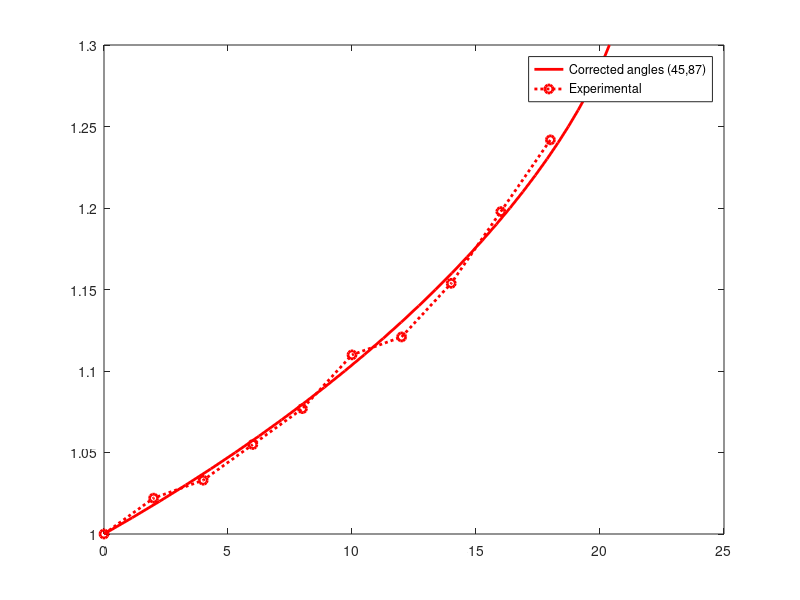

This figure's MATLAB source: (Note: this script raises an error after producing the figure.)
close all

lambda1 = [1.000:.01:1.3];






        C1 = 0.6029 ; C2 =  0;% for corrected
Pvslambda =  lambda1.^(-3).*(0.169803E3+(-0.1E1).*lambda1.^2+(-0.131042E2).*(4+ ...
  (-0.197768E1).*lambda1.^2+0.582345E-2.*lambda1.^4).^(1/2)).^(-2).* ...
  (0.228959E3+0.1E1.*lambda1.^4+(-0.74171E3).*(4+(-0.197768E1).* ...
  lambda1.^2+0.582345E-2.*lambda1.^4).^(1/2)+lambda1.^2.*(( ...
  -0.226404E3)+0.131042E2.*(4+(-0.197768E1).*lambda1.^2+ ...
  0.582345E-2.*lambda1.^4).^(1/2))).^(-1).*(C1.*((-0.179211E7)+( ...
  -0.342919E2).*lambda1.^10+0.58055E7.*(4+(-0.197768E1).*lambda1.^2+ ...
  0.582345E-2.*lambda1.^4).^(1/2)+lambda1.^4.*(0.344122E7+( ...
  -0.658995E7).*(4+(-0.197768E1).*lambda1.^2+0.582345E-2.* ...
  lambda1.^4).^(1/2))+lambda1.^2.*(0.132908E7+(-0.683793E5).*(4+( ...
  -0.197768E1).*lambda1.^2+0.582345E-2.*lambda1.^4).^(1/2))+ ...
  lambda1.^8.*(0.174686E5+(-0.449367E3).*(4+(-0.197768E1).* ...
  lambda1.^2+0.582345E-2.*lambda1.^4).^(1/2))+lambda1.^6.*(( ...
  -0.199778E7)+0.152608E6.*(4+(-0.197768E1).*lambda1.^2+ ...
  0.582345E-2.*lambda1.^4).^(1/2)))+C2.*((-0.40536E7)+0.925926E0.* ...
  lambda1.^12+0.672219E7.*(4+(-0.197768E1).*lambda1.^2+0.582345E-2.* ...
  lambda1.^4).^(1/2)+lambda1.^4.*(0.73566E7+(-0.799004E7).*(4+( ...
  -0.197768E1).*lambda1.^2+0.582345E-2.*lambda1.^4).^(1/2))+ ...
  lambda1.^2.*(0.202805E7+(-0.154668E6).*(4+(-0.197768E1).* ...
  lambda1.^2+0.582345E-2.*lambda1.^4).^(1/2))+lambda1.^8.*( ...
  0.940764E5+(-0.515076E4).*(4+(-0.197768E1).*lambda1.^2+ ...
  0.582345E-2.*lambda1.^4).^(1/2))+lambda1.^10.*((-0.550287E3)+ ...
  0.121335E2.*(4+(-0.197768E1).*lambda1.^2+0.582345E-2.*lambda1.^4) ...
  .^(1/2))+lambda1.^6.*((-0.414468E7)+0.528936E6.*(4+(-0.197768E1).* ...
  lambda1.^2+0.582345E-2.*lambda1.^4).^(1/2))));
plot(Pvslambda*145.08,lambda1,'r','linewidth',2)
hold on
 Material_fit = [Pvslambda'*145.08 lambda1'];
 save('Material_fit_5088.mat','Material_fit');




P_exp = [0:2:18];
lambda1_exp =  [  1 1.0220 1.0330 1.0549 1.0769 1.1099 1.1209 1.1538 ...
                    1.1978 1.2418];
plot(P_exp,lambda1_exp,'ro:','linewidth',2)
h = legend('Corrected angles (45,87)','Experimental');
h.FontSize = 14;
h.FontWeight = 'bold';
xlim([0 max(P_exp)])
grid on
title ('Mooney Rivlin fit (50,88)','Fontweight','bold','fontsize',12)

set(gca,'linewidth',1.5,'FontSize',16,'fontweight','bold')
xlabel('Pressure (in psi)','fontweight','bold','fontsize',20)
ylabel('\lambda_1','fontweight','bold','fontsize',20)
